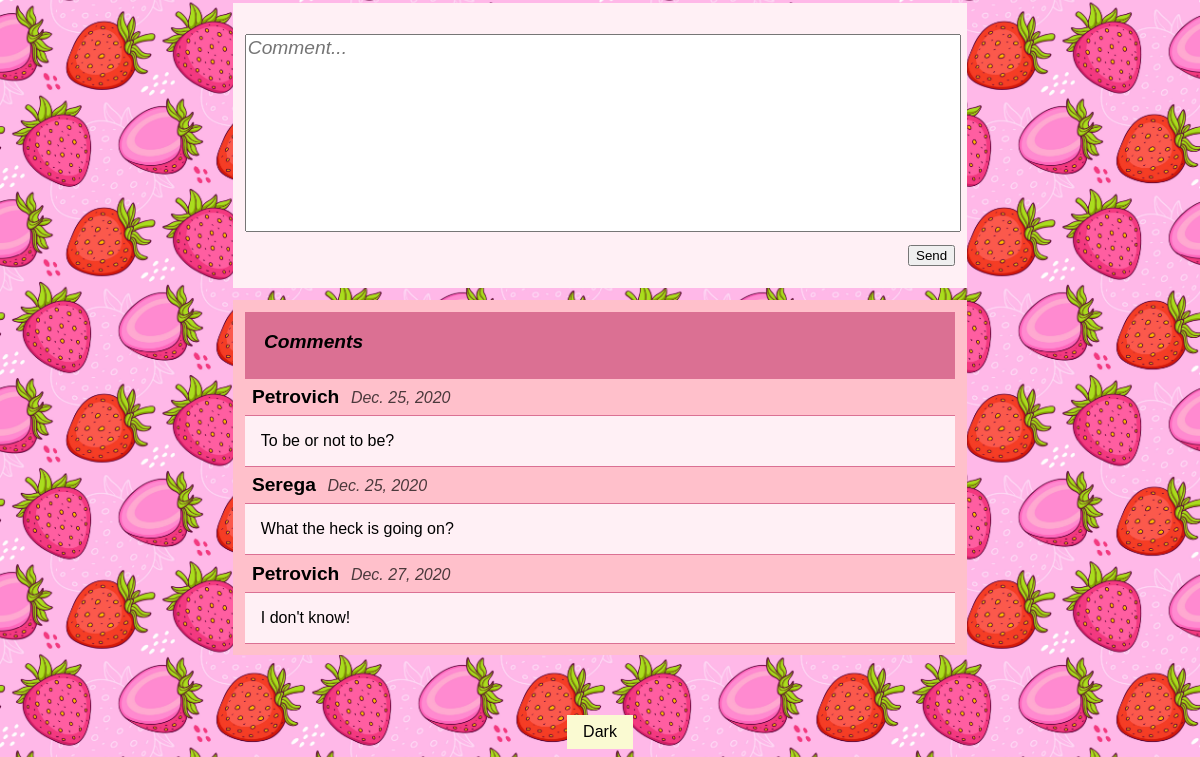
The app's page /anime/bath-note (signed in, lower part), older data.
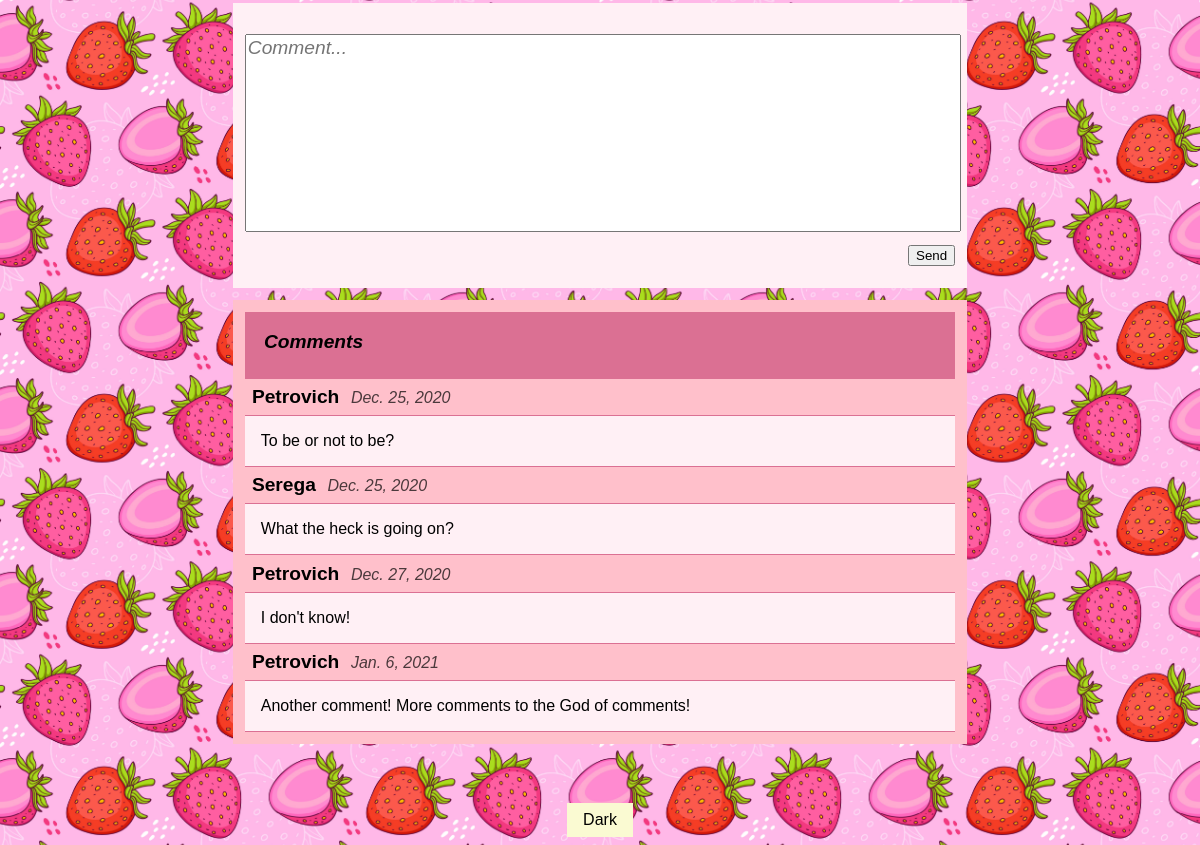
The same page, newer data.
### main/models.py (models this page shows, shortened)
class Comments(models.Model):
    comment = models.TextField('comment')
    usrname = models.CharField('usrname', max_length=25)
    date = models.DateField('date')
    slugTitle = models.SlugField('slugTitle', max_length=30)
    class Meta:
        verbose_name = 'Comment'
        verbose_name_plural = 'Comments'

### main/views.py (the view, shortened to what this page needs)
@login_required(login_url='/auth')
def anime(request: WSGIRequest, slugname):
    slugname = slugname.replace('"', '')
    anime = Anime.objects.filter(slugTitle=slugname)
    comments = Comments.objects.filter(slugTitle=slugname)
    if anime:
        return render(request, 'main/anime.html', {'title': anime[0].title, 'description': anime[0].description, 'genre': anime[0].genre, 'picture': anime[0].picture, 'released': anime[0].released, 'comments': comments})
    return HttpResponse('Error 404: page not found.')

### main/templates/main/anime.html (shortened to what this page needs)
<!DOCTYPE html>
<html>
    <head>
        <link rel="stylesheet" type="text/css">
    </head>
    <body>
        <div class="comment-send">
            <form method="POST" id="comment-send">
                <textarea required="required" placeholder="Comment..." form="comment-send" id="comment-input" name="comment"></textarea>
                <input type="submit" value="Send"/>
            </form>
        </div>
        <div class="comment-section">
            <div class="comment-section-header">
                Comments
            </div>
            {% for com in comments %}
                <div class="comment">
                    <div class="comment-username">
                        {{com.usrname}}
                    </div>
                    <div class="comment-date">
                        {{com.date}}
                    </div>
                    <div class="comment-message">
                        <p>
                            {{com.comment}}
                        </p>
                    </div>
                </div>
            {% endfor %}
        </div>
        <footer>
            <div id="switchTheme" type="button" onclick="themeSwitcher()"></button>
        </footer>
    </body>
</html>

### main/static/main/css/light-theme.css (style rules this page uses)
body { background-color: lavenderblush; text-decoration-color: black; background-image: url(../res/bg-light.jpg); background-size: 25%; }
div.comment-section-header { background-color: palevioletred; }
div.comment-section { background-color: pink; }
div.comment-message { background-color: lavenderblush; border-top: solid 1px palevioletred; border-bottom: solid 1px palevioletred; }
div.comment-send { background-color: lavenderblush; }
#switchTheme:after { content: "Dark"; background-color: lightgoldenrodyellow; color: black; }

### main/static/main/css/general.css (style rules this page uses)
body { background-repeat: repeat; font-family: sans-serif; }
input { text-align: center; width: 100%; }
footer { width: 100%; margin-top: 5%; align-content: center; text-align: center; }
#switchTheme:after { border: none; padding: 0.5em 1em; text-align: center; text-decoration: none; display: inline-block; }

### main/static/main/css/auth.css (style rules this page uses)
input[type="checkbox"], label[for="is-adult"], input[type="submit"], input[type="reset"] { width: auto; }

### main/static/main/css/comments.css (style rules this page uses)
div.comment-section-header { height: 2.5em; padding-top: 1em; padding-left: 1em; font-size: 120%; font-weight: bolder; font-style: italic; }
div.comment-section { margin: auto; margin-top: 1%; width: 60%; padding: 1%; }
div.comment { width: 100%; }
div.comment div { display: inline-block; }
div.comment-section div.comment-username { font-weight: bold; }
div.comment-section div.comment-date { opacity: 70%; font-style: italic; }
div.comment-username { font-size: 120%; text-decoration: bold; padding: 1%; }
div.comment-message { display: inline-block; width: 100%; }
div.comment-message p { margin: 1em; }
div.comment-send { margin: auto; margin-top: 1em; width: 60%; padding: 1%; }
div.comment-send form { padding-bottom: 10px; align-content: center; align-self: center; align-items: center; }
div.comment-send form textarea { font-size: 120%; margin-top: 1em; margin-bottom: .5em; width: 100%; height: 10em; align-self: center; font-family: sans-serif; font-style: italic; resize: none; }
div.comment-send form input[type=submit] { display: block; margin-left: auto; }

Row changes from the older to the newer data that the page shows:
added Comments: usrname "Petrovich", date "Jan. 6, 2021", comment "Another comment! More comments to the God of comments!"
